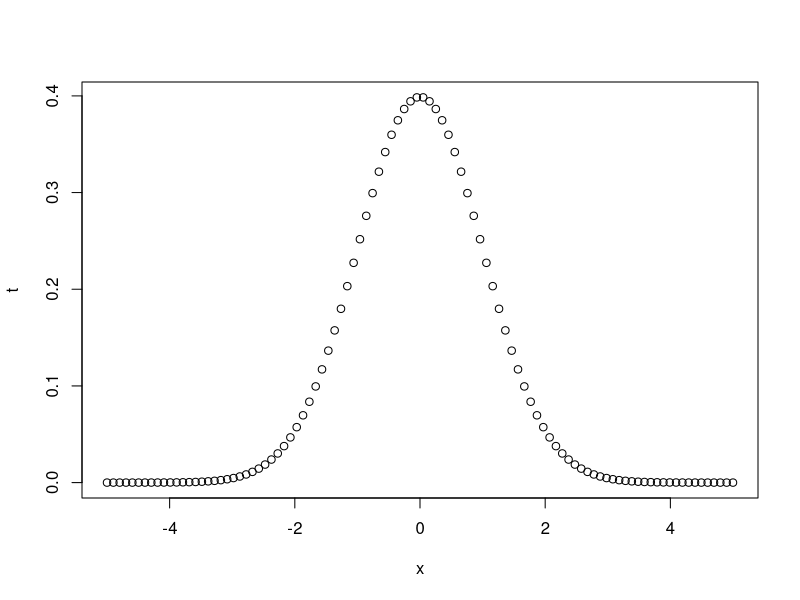

R code for this plot:
## ---- chunk 1

x<-seq(from =-5, to = 5, length.out = 100)
t<-dnorm(x, sd = 1)
plot(x,t)
